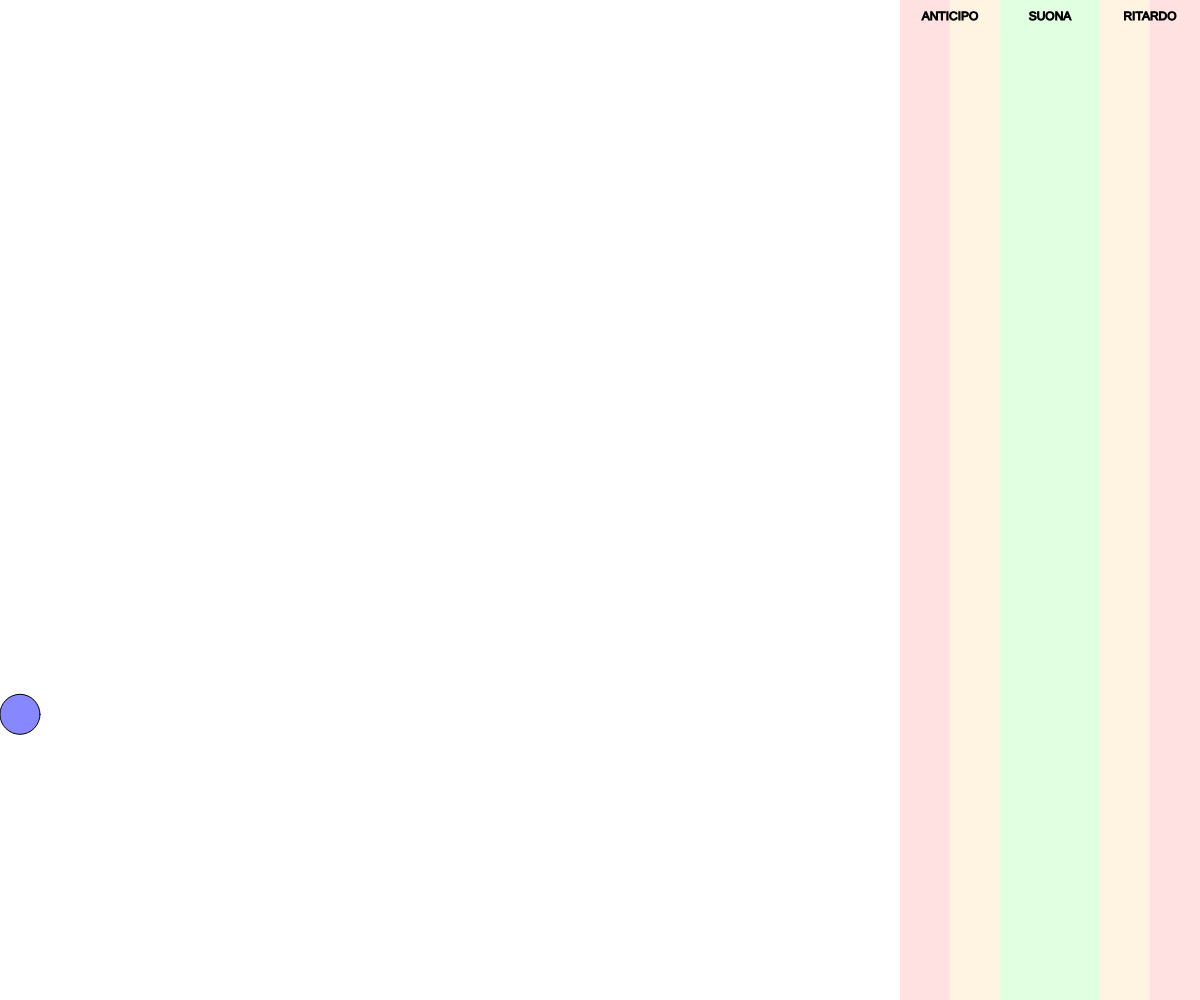
Frame 1 (no input)
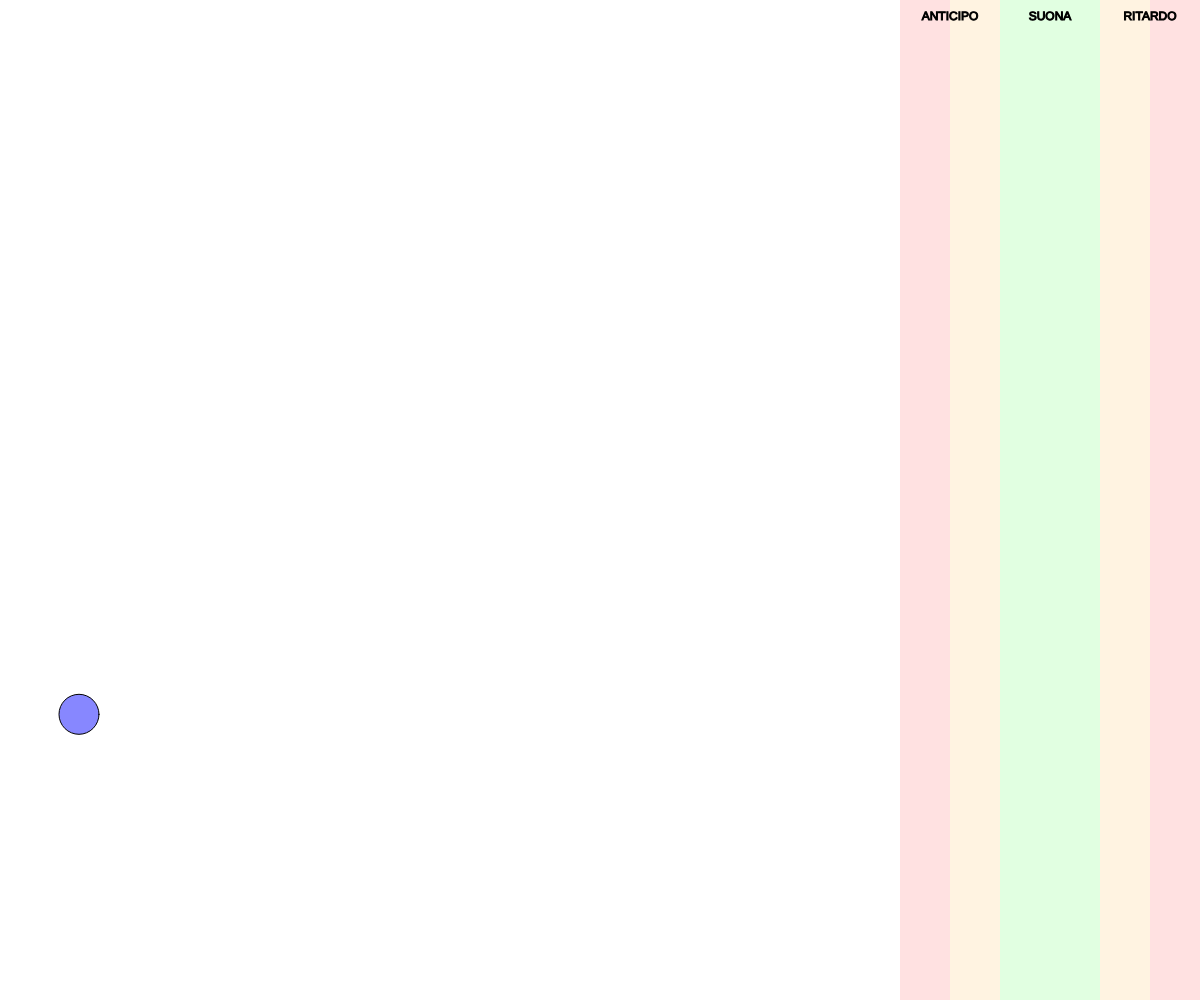
Frame 60 (no input)
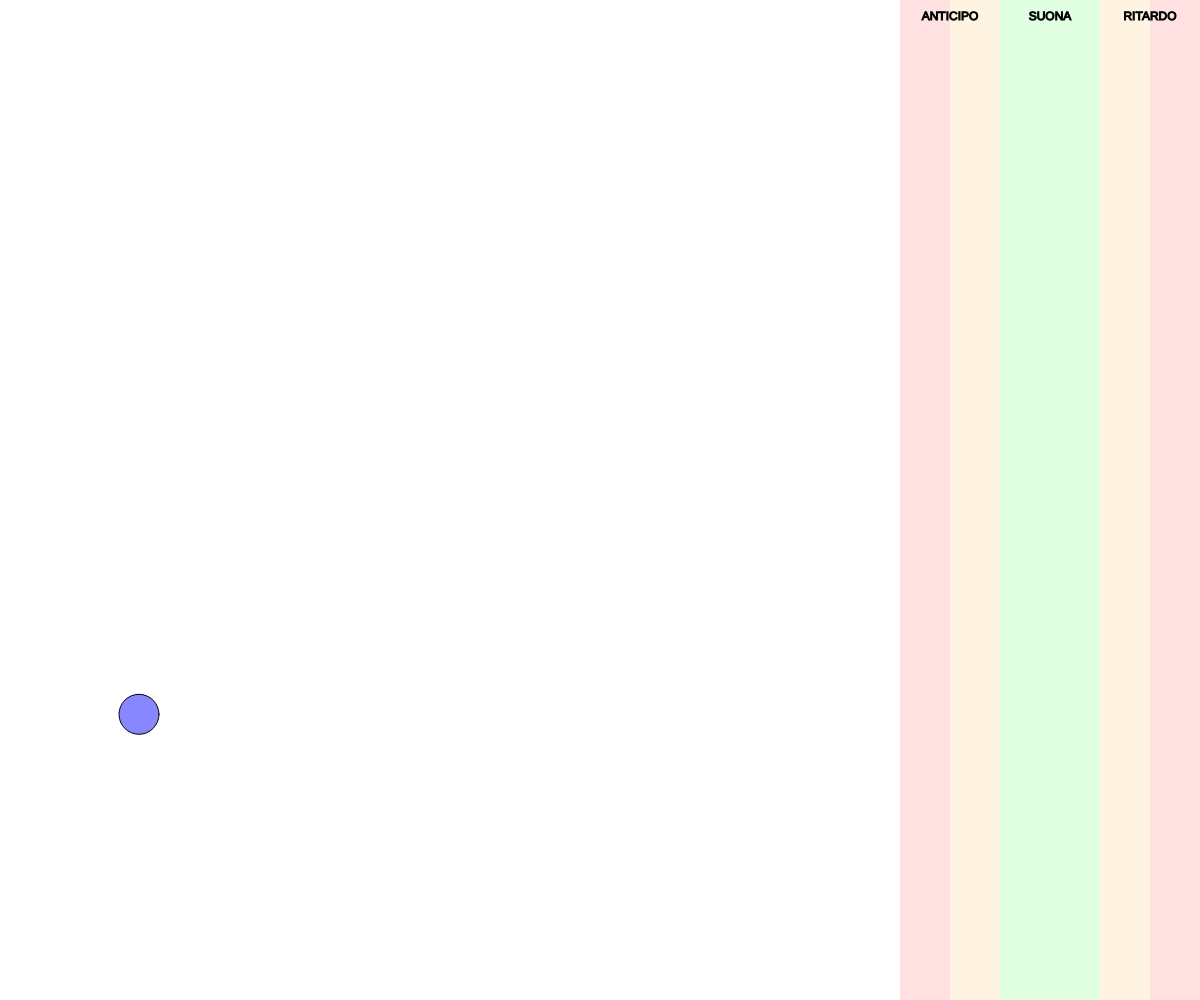
Frame 120 (the mouse pressed at the canvas centre since frame 60)

The p5.js sketch that drew these frames (run headless with seeded random() and noise() and a simulated clock; from frame 60 on, the mouse is pressed at the canvas centre):

// p5.js sketch
// ── sketch.js
let diametro = 40;
let x = diametro * 0.5;
let y = 0;

function setup() {
  createCanvas(windowWidth,windowHeight);
  
  y = random (height);
}

function draw() {
  background(255);
  
  //-------disegno rettangoli esecuzione ------//
  noStroke();
  let alfa_rett = 30;
  //rettangolo rosso ritardo
  fill(255, 0, 0, alfa_rett);
  rect(width - 50, 0, 50, height );
  //rettangolo arancio ritardo
  fill(255, 155, 0, alfa_rett);
  rect(width - 100, 0, 50, height);
  //rettangolo verde 
  fill(0, 255, 0, alfa_rett);
  rect(width - 200, 0, 100, height);
  //rettangolo arancio anticipo
  fill(255, 155, 0, alfa_rett);
  rect(width - 250, 0, 50, height);
  //rettangolo rosso anticipo
  fill(255, 0, 0, alfa_rett);
  rect(width - 300, 0, 50, height);
  
    textAlign(CENTER);
  stroke(0.5);
   fill(0, 0, 0); 
  text('ANTICIPO', width - 250, 20);
  text('SUONA', width - 150, 20);
  text('RITARDO', width - 50, 20);
  
  fill(0, 0, 255, 120);
  
  ellipse(x, y, diametro, diametro);
  x++;
  
  if (x  > (width + diametro * 0.5)) {
     x = - diametro * 0.5;
     y =  random(height);
  }
  
  
  
}
